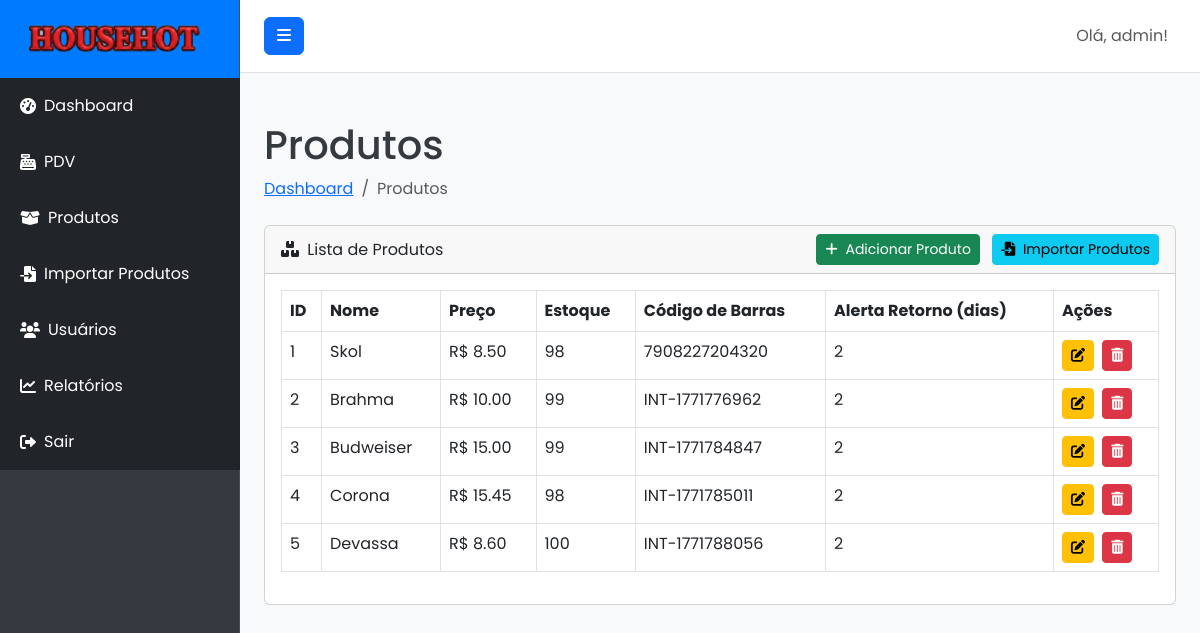
Before: /products (signed in) with the older database file.
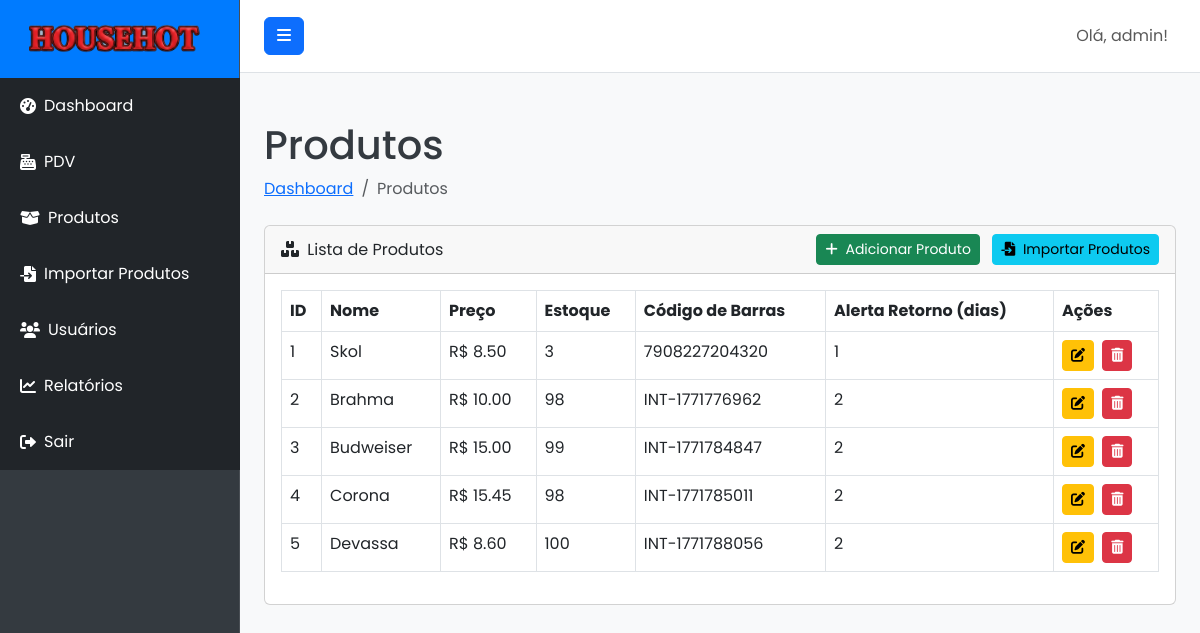
After: the same page with the newer database file.
### models.py (models this page shows, shortened)
class User(UserMixin, db.Model):
    __tablename__ = 'users'
    id = db.Column(db.Integer, primary_key=True)
    username = db.Column(db.String(80), unique=True, nullable=False)
    email = db.Column(db.String(120), unique=True, nullable=False)
    password_hash = db.Column(db.String(255), nullable=False)
    role = db.Column(db.String(20), default='user', nullable=False)
    created_at = db.Column(db.DateTime, default=datetime.utcnow)
    sales = db.relationship('Sale', backref='operator', lazy=True)
    def is_admin(self):
        return self.role == 'admin'

class Product(db.Model):
    __tablename__ = 'products'
    id = db.Column(db.Integer, primary_key=True)
    name = db.Column(db.String(120), nullable=False)
    description = db.Column(db.Text, nullable=True)
    price = db.Column(db.Float, nullable=False)
    stock = db.Column(db.Integer, default=0, nullable=False)
    barcode = db.Column(db.String(100), unique=True, nullable=True)
    return_alert_days = db.Column(db.Integer, nullable=True)
    created_at = db.Column(db.DateTime, default=datetime.utcnow)
    sale_items = db.relationship('SaleItem', backref='product', lazy=True)

### routes.py (the view)
@main_bp.route('/products')
@admin_required
def products():
    return render_template('products.html', products=Product.query.all())

### app.py (called while the page is built)
def create_app():
    app = Flask(__name__)
    app.config.from_object(Config)
    db.init_app(app)
    login_manager.init_app(app)
    migrate.init_app(app, db)
    login_manager.login_view = 'main.login'
    @login_manager.user_loader
    def load_user(user_id):
        return User.query.get(int(user_id))
    app.register_blueprint(main_bp)
    with app.app_context():
        db.create_all()
        if not User.query.filter_by(username='admin').first():
            admin_user = User(username='admin', email='admin@pdv.com', role='admin')
            admin_user.set_password('admin123')
            db.session.add(admin_user)
            db.session.commit()
            print("Usuário administrador 'admin' criado com sucesso!")
    return app

### routes.py (called while the page is built)
def admin_required(f):
    @wraps(f)
    @login_required
    def decorated_function(*args, **kwargs):
        if not current_user.is_admin():
            flash('Você não tem permissão para acessar esta página.', 'danger')
            return redirect(url_for('main.dashboard'))
        return f(*args, **kwargs)
    return decorated_function

### templates/products.html (shortened to what this page needs)
{% extends "base.html" %}
{% block content %}
<div class="container-fluid">
    <h1 class="mt-4">Produtos</h1>
    <ol class="breadcrumb mb-4">
        <li class="breadcrumb-item"><a href="{{ url_for('main.dashboard') }}">Dashboard</a></li>
        <li class="breadcrumb-item active">Produtos</li>
    </ol>
    <div class="card mb-4">
        <div class="card-header d-flex justify-content-between align-items-center">
            <div>
                <i class="fas fa-boxes me-1"></i>
                Lista de Produtos
            </div>
            <div>
                <a href="{{ url_for('main.add_product') }}" class="btn btn-success btn-sm me-2">
                    <i class="fas fa-plus me-1"></i> Adicionar Produto
                </a>
                <a href="{{ url_for('main.import_products') }}" class="btn btn-info btn-sm">
                    <i class="fas fa-file-import me-1"></i> Importar Produtos
                </a>
            </div>
        </div>
        <div class="card-body">
            <div class="table-responsive">
                <table class="table table-bordered" id="productsTable" width="100%" cellspacing="0">
                    <thead>
                        <tr>
                            <th>ID</th>
                            <th>Nome</th>
                            <th>Preço</th>
                            <th>Estoque</th>
                            <th>Código de Barras</th>
                            <th>Alerta Retorno (dias)</th>
                            <th>Ações</th>
                        </tr>
                    </thead>
                    <tbody>
                        {% for product in products %}
                        <tr>
                            <td>{{ product.id }}</td>
                            <td>{{ product.name }}</td>
                            <td>R$ {{ "%.2f"|format(product.price) }}</td>
                            <td>{{ product.stock }}</td>
                            <td>{{ product.barcode if product.barcode else 'N/A' }}</td>
                            <td>{{ product.return_alert_days if product.return_alert_days is not none else 'N/A' }}</td>
                            <td>
                                <a href="{{ url_for('main.edit_product', product_id=product.id) }}" class="btn btn-warning btn-sm me-1">
                                    <i class="fas fa-edit"></i>
                                </a>
                                <form action="{{ url_for('main.delete_product', product_id=product.id) }}" method="POST" class="d-inline">
                                    <button type="submit" class="btn btn-danger btn-sm" onclick="return confirm('Tem certeza que deseja excluir este produto?');">
                                        <i class="fas fa-trash-alt"></i>
                                    </button>
                                </form>
                            </td>
                        </tr>
                        {% endfor %}
                    </tbody>
                </table>
            </div>
        </div>
    </div>
</div>
{% endblock %}

### templates/base.html (shortened to what this page needs)
<!DOCTYPE html>
<html lang="pt-br">
<head>
    <link href="https://cdn.jsdelivr.net/npm/bootstrap@5.3.0/dist/css/bootstrap.min.css" rel="stylesheet">
    <link rel="stylesheet" href="https://cdnjs.cloudflare.com/ajax/libs/font-awesome/6.0.0-beta3/css/all.min.css">
    <link rel="stylesheet" href="{{ url_for('static', filename='css/style.css') }}">
</head>
<body>
    <div class="d-flex" id="wrapper">
        <div class="bg-dark border-right" id="sidebar-wrapper">
            <div class="sidebar-heading text-white text-center py-4 fs-4 fw-bold">
                <img src="{{ url_for('static', filename='img/logo.png') }}" alt="Logo" class="me-2" style="height: 30px;">
            </div>
            <div class="list-group list-group-flush">
                <a href="{{ url_for('main.dashboard') }}" class="list-group-item list-group-item-action bg-dark text-white">
                    <i class="fas fa-tachometer-alt me-2"></i> Dashboard
                </a>
                <a href="{{ url_for('main.pdv') }}" class="list-group-item list-group-item-action bg-dark text-white">
                    <i class="fas fa-cash-register me-2"></i> PDV
                </a>
                {% if current_user.is_authenticated and current_user.is_admin() %}
                <a href="{{ url_for('main.products') }}" class="list-group-item list-group-item-action bg-dark text-white">
                    <i class="fas fa-box-open me-2"></i> Produtos
                </a>
                <a href="{{ url_for('main.import_products') }}" class="list-group-item list-group-item-action bg-dark text-white">
                    <i class="fas fa-file-import me-2"></i> Importar Produtos
                </a>
                <a href="{{ url_for('main.users') }}" class="list-group-item list-group-item-action bg-dark text-white">
                    <i class="fas fa-users me-2"></i> Usuários
                </a>
                <a href="{{ url_for('main.reports') }}" class="list-group-item list-group-item-action bg-dark text-white">
                    <i class="fas fa-chart-line me-2"></i> Relatórios
                </a>
                {% endif %}
                <a href="{{ url_for('main.logout') }}" class="list-group-item list-group-item-action bg-dark text-white">
                    <i class="fas fa-sign-out-alt me-2"></i> Sair
                </a>
            </div>
        </div>
        <div id="page-content-wrapper">
            <nav class="navbar navbar-expand-lg navbar-light bg-light border-bottom">
                <button class="btn btn-primary" id="menu-toggle">
                    <i class="fas fa-bars"></i>
                </button>
                <div class="collapse navbar-collapse" id="navbarSupportedContent">
                    <ul class="navbar-nav ms-auto mt-2 mt-lg-0">
                        <li class="nav-item active">
                            <a class="nav-link" href="#">Olá, {{ current_user.username }}!</a>
                        </li>
                    </ul>
                </div>
            </nav>
            <div class="container-fluid py-4">
                {% block content %}{% endblock %}
            </div>
        </div>
    </div>
</body>
</html>

### static/css/style.css (style rules this page uses)
:root { --primary-color: #007bff; --secondary-color: #28a745; --info-color: #17a2b8; --warning-color: #ffc107; --danger-color: #dc3545; --background-light: #f8f9fa; --text-dark: #343a40; --text-light: #ffffff; --sidebar-bg: #343a40; --sidebar-link-hover: #0056b3; --sidebar-header-bg: var(--primary-color); --navbar-bg: #ffffff; --navbar-border-bottom: #e0e0e0; --card-bg: #ffffff; --card-shadow: 0 0.125rem 0.25rem rgba(0, 0, 0, 0.075); --login-bg-gradient-start: #007bff; --login-bg-gradient-end: #0056b3; --login-card-bg: rgba(255, 255, 255, 0.95); --login-card-shadow: 0 10px 25px rgba(0, 0, 0, 0.2); }
body { font-family: 'Poppins', sans-serif; background-color: var(--background-light); color: var(--text-dark); margin: 0; overflow-x: hidden; }
#wrapper { display: flex; width: 100%; align-items: stretch; }
#sidebar-wrapper { min-height: 100vh; width: 15rem; margin-left: 0; transition: margin .25s ease-out; background-color: var(--sidebar-bg) !important; border-right: 1px solid rgba(255, 255, 255, 0.1); flex-shrink: 0; }
#sidebar-wrapper .sidebar-heading { padding: 1.5rem 1.25rem; background-color: var(--sidebar-header-bg); display: flex; align-items: center; justify-content: center; }
#sidebar-wrapper .list-group { width: 15rem; }
#sidebar-wrapper .list-group-item { border: none; padding: 1rem 1.25rem; color: rgba(255, 255, 255, 0.7); background-color: transparent; text-decoration: none; display: flex; align-items: center; }
#page-content-wrapper { flex: 1; min-width: 0; width: 100%; }
.navbar { padding: 1rem 1.5rem; background-color: var(--navbar-bg) !important; border-bottom: 1px solid var(--navbar-border-bottom); }

Changed rows visible on the page:
changed Product "Skol": stock "98" → "3"; return_alert_days "2" → "1"
changed Product "Brahma": stock "99" → "98"
